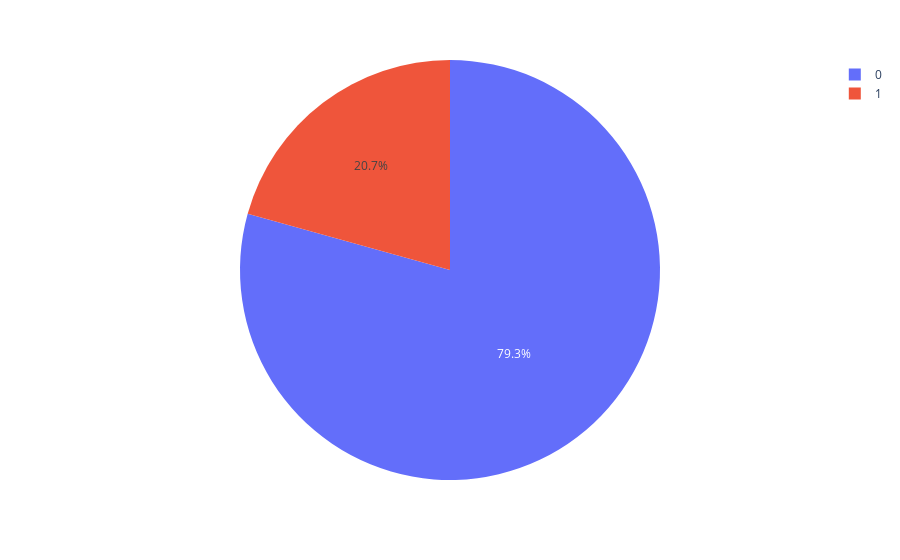

The notebook cell this image was saved under:
### Markdown cell above
to use `pie chart` we install `plotly` with command: pip install plotly

### Code cell
import plotly.express as px
px.pie(df, values = 'customer service calls', names= 'churn')

### Figure 1 — Plotly figure (JSON) as saved in the notebook; plotly's stock layout.template omitted (floating-point values rounded to 4 significant figures; data arrays with more than 128 entries replaced by an {"elided": "..."} marker saying what was removed)
{"data": [{"domain": {"x": [0, 1], "y": [0, 1]}, "hovertemplate": "churn=%{label}<br>customer service calls=%{value}<extra></extra>", "labels": {"elided": "3331 int values"}, "legendgroup": "", "name": "", "showlegend": true, "type": "pie", "values": {"elided": "3331 int values"}}], "layout": {"legend": {"tracegroupgap": 0}, "margin": {"t": 60}}}
